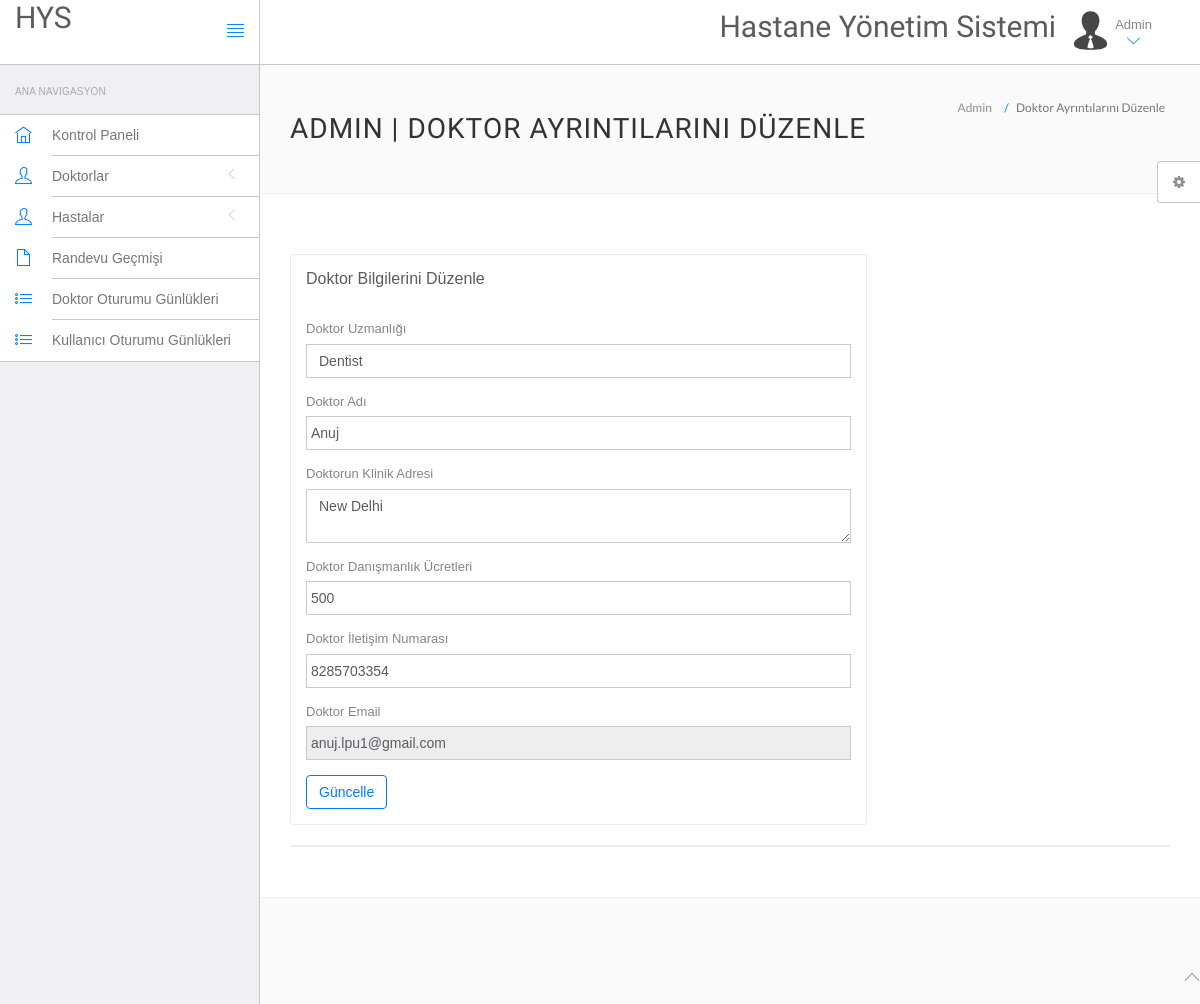
Page /hms/admin/edit-doctor.php?id=1 (signed in) on the committed database.
### tables this page shows
CREATE TABLE IF NOT EXISTS `doctors` (
  `id` int(11) NOT NULL,
  `specilization` varchar(255) NOT NULL,
  `doctorName` varchar(255) NOT NULL,
  `address` longtext NOT NULL,
  `docFees` varchar(255) NOT NULL,
  `contactno` bigint(11) NOT NULL,
  `docEmail` varchar(255) NOT NULL,
  `password` varchar(255) NOT NULL,
  `creationDate` timestamp NOT NULL DEFAULT CURRENT_TIMESTAMP,
  `updationDate` varchar(255) NOT NULL
);

### hms/admin/edit-doctor.php (the view, shortened to what this page needs)
<?php
include('include/config.php');
$did=intval($_GET['id']);
?>
<!DOCTYPE html>
<html lang="en">
	<head>
		<link rel="stylesheet" href="vendor/bootstrap/css/bootstrap.min.css">
		<link rel="stylesheet" href="vendor/fontawesome/css/font-awesome.min.css">
		<link rel="stylesheet" href="vendor/themify-icons/themify-icons.min.css">
		<link href="vendor/animate.css/animate.min.css" rel="stylesheet" media="screen">
		<link href="vendor/perfect-scrollbar/perfect-scrollbar.min.css" rel="stylesheet" media="screen">
		<link href="vendor/switchery/switchery.min.css" rel="stylesheet" media="screen">
		<link href="vendor/bootstrap-touchspin/jquery.bootstrap-touchspin.min.css" rel="stylesheet" media="screen">
		<link href="vendor/select2/select2.min.css" rel="stylesheet" media="screen">
		<link href="vendor/bootstrap-datepicker/bootstrap-datepicker3.standalone.min.css" rel="stylesheet" media="screen">
		<link href="vendor/bootstrap-timepicker/bootstrap-timepicker.min.css" rel="stylesheet" media="screen">
		<link rel="stylesheet" href="assets/css/styles.css">
		<link rel="stylesheet" href="assets/css/plugins.css">
		<link rel="stylesheet" href="assets/css/themes/theme-1.css" id="skin_color" />
	</head>
	<body>
		<div id="app">
<?php include('include/sidebar.php');?>
			<div class="app-content">
						<?php include('include/header.php');?>
				<div class="main-content" >
					<div class="wrap-content container" id="container">
						<section id="page-title">
							<div class="row">
								<div class="col-sm-8">
									<h1 class="mainTitle">Admin | Doktor Ayrıntılarını Düzenle</h1>
																	</div>
								<ol class="breadcrumb">
									<li>
										<span>Admin</span>
									</li>
									<li class="active">
										<span>Doktor Ayrıntılarını Düzenle</span>
									</li>
								</ol>
							</div>
						</section>
						<div class="container-fluid container-fullw bg-white">
							<div class="row">
								<div class="col-md-12">
									<div class="row margin-top-30">
										<div class="col-lg-8 col-md-12">
											<div class="panel panel-white">
												<div class="panel-heading">
													<h5 class="panel-title">Doktor Bilgilerini Düzenle</h5>
												</div>
												<div class="panel-body">
									<?php $sql=mysqli_query($con,"select * from doctors where id='$did'");
while($data=mysqli_fetch_array($sql))
{
?>
													<form role="form" name="adddoc" method="post" onSubmit="return valid();">
														<div class="form-group">
															<label for="DoctorSpecialization">
																Doktor Uzmanlığı
															</label>
							<select name="Doctorspecialization" class="form-control" required="required">
					<option value="<?php echo htmlentities($data['specilization']);?>">
					<?php echo htmlentities($data['specilization']);?></option>
															</select>
														</div>
<div class="form-group">
															<label for="doctorname">
																 Doktor Adı
															</label>
	<input type="text" name="docname" class="form-control" value="<?php echo htmlentities($data['doctorName']);?>" >
														</div>
<div class="form-group">
															<label for="address">
																 Doktorun Klinik Adresi
															</label>
					<textarea name="clinicaddress" class="form-control"><?php echo htmlentities($data['address']);?></textarea>
														</div>
<div class="form-group">
															<label for="fess">
																 Doktor Danışmanlık Ücretleri
															</label>
		<input type="text" name="docfees" class="form-control" required="required"  value="<?php echo htmlentities($data['docFees']);?>" >
														</div>
<div class="form-group">
									<label for="fess">
																 Doktor İletişim Numarası
															</label>
					<input type="text" name="doccontact" class="form-control" required="required"  value="<?php echo htmlentities($data['contactno']);?>">
														</div>
<div class="form-group">
									<label for="fess">
																 Doktor Email
															</label>
					<input type="email" name="docemail" class="form-control"  readonly="readonly"  value="<?php echo htmlentities($data['docEmail']);?>">
														</div>
														<?php } ?>
														<button type="submit" name="submit" class="btn btn-o btn-primary">
															Güncelle
														</button>
													</form>
												</div>
											</div>
										</div>
											</div>
										</div>
									<div class="col-lg-12 col-md-12">
											<div class="panel panel-white">
											</div>
										</div>
									</div>
								</div>
							</div>
						</div>
					</div>
				</div>
	<?php include('include/footer.php');?>
	<?php include('include/setting.php');?>
	</body>
</html>

### hms/admin/assets/css/themes/theme-1.css (style rules this page uses)
body { background: #FAFAFA; }

### rows in the picture
doctors: Doctorspecialization "Dentist", docname "Anuj", clinicaddress "New Delhi", docfees "500", doccontact "8285703354", docemail "anuj.lpu1@gmail.com"
